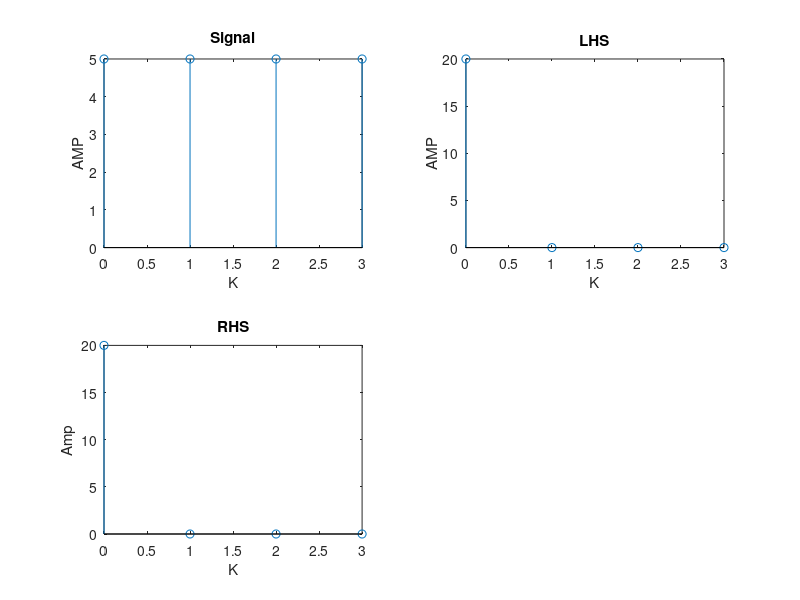

Source code (MATLAB):
N=4;  
n=1:N;
k=1:N;
t=0:3;
x(n) =input("enter the sequence(USE BRACKETS):");

subplot(2,2,1)
stem(t,x(n))
title("Signal")
ylabel('AMP');
xlabel('K');

LHS = fft(x(n));
subplot(2,2,2)
stem(t,LHS)
title("LHS")
ylabel('AMP');
xlabel('K');
RHS = fft(x(mod(n+N,N+1)+1));
subplot(2,2,3)
stem(t,(RHS))
title("RHS")
ylabel('Amp');
xlabel('K');
